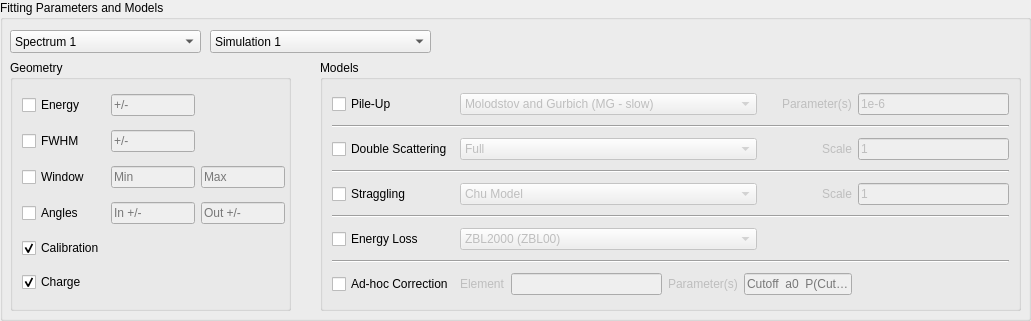
       <widget class="QGroupBox" name="groupBox_7">
        <property name="geometry">
         <rect>
          <x>10</x>
          <y>10</y>
          <width>1031</width>
          <height>321</height>
         </rect>
        </property>
        <property name="title">
         <string>Fitting Parameters and Models</string>
        </property>
        <widget class="QGroupBox" name="groupBox_9">
         <property name="geometry">
          <rect>
           <x>10</x>
           <y>60</y>
           <width>281</width>
           <height>251</height>
          </rect>
         </property>
         <property name="sizePolicy">
          <sizepolicy hsizetype="Preferred" vsizetype="Preferred">
           <horstretch>0</horstretch>
           <verstretch>0</verstretch>
          </sizepolicy>
         </property>
         <property name="toolTip">
          <string extracomment="Energy in keV"/>
         </property>
         <property name="title">
          <string>Geometry</string>
         </property>
         <widget class="QWidget" name="layoutWidget_3">
          <property name="geometry">
           <rect>
            <x>0</x>
            <y>20</y>
            <width>281</width>
            <height>231</height>
           </rect>
          </property>
          <layout class="QGridLayout" name="gridLayout_3">
           <property name="leftMargin">
            <number>12</number>
           </property>
           <property name="topMargin">
            <number>6</number>
           </property>
           <property name="rightMargin">
            <number>6</number>
           </property>
           <property name="bottomMargin">
            <number>6</number>
           </property>
           <item row="0" column="1">
            <widget class="QLineEdit" name="geo_energy_fit">
             <property name="enabled">
              <bool>false</bool>
             </property>
             <property name="sizePolicy">
              <sizepolicy hsizetype="Expanding" vsizetype="Fixed">
               <horstretch>0</horstretch>
               <verstretch>0</verstretch>
              </sizepolicy>
             </property>
             <property name="minimumSize">
              <size>
               <width>50</width>
               <height>0</height>
              </size>
             </property>
             <property name="placeholderText">
              <string>+/-</string>
             </property>
            </widget>
           </item>
           <item row="5" column="1">
            <widget class="QLineEdit" name="geo_angle_in_fit">
             <property name="enabled">
              <bool>false</bool>
             </property>
             <property name="sizePolicy">
              <sizepolicy hsizetype="Fixed" vsizetype="Fixed">
               <horstretch>50</horstretch>
               <verstretch>0</verstretch>
              </sizepolicy>
             </property>
             <property name="minimumSize">
              <size>
               <width>50</width>
               <height>0</height>
              </size>
             </property>
             <property name="placeholderText">
              <string>In +/-</string>
             </property>
            </widget>
           </item>
           <item row="5" column="0">
            <widget class="QCheckBox" name="checkAngles">
             <property name="text">
              <string>Angles</string>
             </property>
             <property name="checked">
              <bool>false</bool>
             </property>
            </widget>
           </item>
           <item row="1" column="1">
            <widget class="QLineEdit" name="geo_fwhm_fit">
             <property name="enabled">
              <bool>false</bool>
             </property>
             <property name="sizePolicy">
              <sizepolicy hsizetype="Fixed" vsizetype="Fixed">
               <horstretch>0</horstretch>
               <verstretch>0</verstretch>
              </sizepolicy>
             </property>
             <property name="minimumSize">
              <size>
               <width>50</width>
               <height>0</height>
              </size>
             </property>
             <property name="placeholderText">
              <string>+/-</string>
             </property>
            </widget>
           </item>
           <item row="2" column="2">
            <widget class="QLineEdit" name="geo_window_max">
             <property name="enabled">
              <bool>false</bool>
             </property>
             <property name="sizePolicy">
              <sizepolicy hsizetype="Fixed" vsizetype="Fixed">
               <horstretch>50</horstretch>
               <verstretch>0</verstretch>
              </sizepolicy>
             </property>
             <property name="minimumSize">
              <size>
               <width>50</width>
               <height>0</height>
              </size>
             </property>
             <property name="cursor">
              <cursorShape>IBeamCursor</cursorShape>
             </property>
             <property name="text">
              <string/>
             </property>
             <property name="placeholderText">
              <string>Max</string>
             </property>
            </widget>
           </item>
           <item row="7" column="0">
            <widget class="QCheckBox" name="checkCharge">
             <property name="text">
              <string>Charge</string>
             </property>
             <property name="checked">
              <bool>true</bool>
             </property>
            </widget>
           </item>
           <item row="1" column="0">
            <widget class="QCheckBox" name="checkFWHM">
             <property name="text">
              <string>FWHM</string>
             </property>
             <property name="checked">
              <bool>false</bool>
             </property>
            </widget>
           </item>
           <item row="2" column="1">
            <widget class="QLineEdit" name="geo_window_min">
             <property name="enabled">
              <bool>false</bool>
             </property>
             <property name="sizePolicy">
              <sizepolicy hsizetype="Fixed" vsizetype="Fixed">
               <horstretch>50</horstretch>
               <verstretch>0</verstretch>
              </sizepolicy>
             </property>
             <property name="minimumSize">
              <size>
               <width>50</width>
               <height>0</height>
              </size>
             </property>
             <property name="text">
              <string/>
             </property>
             <property name="placeholderText">
              <string>Min</string>
             </property>
            </widget>
           </item>
           <item row="5" column="2">
            <widget class="QLineEdit" name="geo_angle_out_fit">
             <property name="enabled">
              <bool>false</bool>
             </property>
             <property name="sizePolicy">
              <sizepolicy hsizetype="Fixed" vsizetype="Fixed">
               <horstretch>50</horstretch>
               <verstretch>0</verstretch>
              </sizepolicy>
             </property>
             <property name="minimumSize">
              <size>
               <width>50</width>
               <height>0</height>
              </size>
             </property>
             <property name="placeholderText">
              <string>Out +/-</string>
             </property>
            </widget>
           </item>
           <item row="2" column="0">
            <widget class="QCheckBox" name="checkWindow">
             <property name="text">
              <string>Window</string>
             </property>
             <property name="checked">
              <bool>false</bool>
             </property>
            </widget>
           </item>
           <item row="0" column="0">
            <widget class="QCheckBox" name="checkEnergy">
             <property name="text">
              <string>Energy</string>
             </property>
             <property name="checked">
              <bool>false</bool>
             </property>
            </widget>
           </item>
           <item row="6" column="0">
            <widget class="QCheckBox" name="checkCalibration">
             <property name="text">
              <string>Calibration</string>
             </property>
             <property name="checked">
              <bool>true</bool>
             </property>
            </widget>
           </item>
          </layout>
         </widget>
        </widget>
        <widget class="QComboBox" name="comboSpectrum_id_results">
         <property name="geometry">
          <rect>
           <x>10</x>
           <y>30</y>
           <width>191</width>
           <height>23</height>
          </rect>
         </property>
         <item>
          <property name="text">
           <string>Spectrum 1</string>
          </property>
         </item>
        </widget>
        <widget class="QGroupBox" name="groupBox_8">
         <property name="geometry">
          <rect>
           <x>320</x>
           <y>60</y>
           <width>701</width>
           <height>251</height>
          </rect>
         </property>
         <property name="title">
          <string>Models</string>
         </property>
         <layout class="QGridLayout" name="gridLayout_4">
          <item row="1" column="0" colspan="8">
           <widget class="Line" name="line">
            <property name="orientation">
             <enum>Qt::Horizontal</enum>
            </property>
           </widget>
          </item>
          <item row="4" column="6">
           <widget class="QLabel" name="label_16">
            <property name="enabled">
             <bool>false</bool>
            </property>
            <property name="text">
             <string>Scale</string>
            </property>
            <property name="alignment">
             <set>Qt::AlignRight|Qt::AlignTrailing|Qt::AlignVCenter</set>
            </property>
           </widget>
          </item>
          <item row="4" column="0">
           <widget class="QCheckBox" name="checkStraggling">
            <property name="text">
             <string>Straggling</string>
            </property>
           </widget>
          </item>
          <item row="6" column="1" colspan="4">
           <widget class="QComboBox" name="comboEnergyloss">
            <property name="enabled">
             <bool>false</bool>
            </property>
            <item>
             <property name="text">
              <string>ZBL2000 (ZBL00)</string>
             </property>
            </item>
            <item>
             <property name="text">
              <string>ZBL1990 (ZBL90)</string>
             </property>
            </item>
            <item>
             <property name="text">
              <string>MSTAR (MSTAR)</string>
             </property>
            </item>
            <item>
             <property name="text">
              <string>SRIM 2003 (SR03)</string>
             </property>
            </item>
           </widget>
          </item>
          <item row="4" column="7">
           <widget class="QLineEdit" name="straggling_scaleparam">
            <property name="enabled">
             <bool>false</bool>
            </property>
            <property name="text">
             <string>1</string>
            </property>
           </widget>
          </item>
          <item row="8" column="2">
           <widget class="QLineEdit" name="adhoc_element">
            <property name="enabled">
             <bool>false</bool>
            </property>
            <property name="text">
             <string/>
            </property>
           </widget>
          </item>
          <item row="8" column="4" colspan="3">
           <widget class="QLineEdit" name="adhoc_parameters">
            <property name="enabled">
             <bool>false</bool>
            </property>
            <property name="text">
             <string/>
            </property>
            <property name="placeholderText">
             <string>Cutoff  a0  P(Cutoff)</string>
            </property>
           </widget>
          </item>
          <item row="0" column="1" colspan="4">
           <widget class="QComboBox" name="comboPileup">
            <property name="enabled">
             <bool>false</bool>
            </property>
            <item>
             <property name="text">
              <string>Molodstov and Gurbich (MG - slow)</string>
             </property>
            </item>
            <item>
             <property name="text">
              <string>Wielopolski and Gardner (WG - slow)</string>
             </property>
            </item>
            <item>
             <property name="text">
              <string>Pure Autocorrelation Algorithm (CJ - fast)</string>
             </property>
            </item>
            <item>
             <property name="text">
              <string>Amsel (GA - fast)</string>
             </property>
            </item>
           </widget>
          </item>
          <item row="0" column="0">
           <widget class="QCheckBox" name="checkPileup">
            <property name="text">
             <string>Pile-Up</string>
            </property>
           </widget>
          </item>
          <item row="2" column="0">
           <widget class="QCheckBox" name="checkDoublescatter">
            <property name="text">
             <string>Double Scattering</string>
            </property>
           </widget>
          </item>
          <item row="0" column="6">
           <widget class="QLabel" name="label_4">
            <property name="enabled">
             <bool>false</bool>
            </property>
            <property name="text">
             <string>Parameter(s)</string>
            </property>
           </widget>
          </item>
          <item row="7" column="0" colspan="8">
           <widget class="Line" name="line_5">
            <property name="orientation">
             <enum>Qt::Horizontal</enum>
            </property>
           </widget>
          </item>
          <item row="0" column="7">
           <widget class="QLineEdit" name="pileup_param">
            <property name="enabled">
             <bool>false</bool>
            </property>
            <property name="text">
             <string>1e-6</string>
            </property>
           </widget>
          </item>
          <item row="8" column="1">
           <widget class="QLabel" name="label_13">
            <property name="enabled">
             <bool>false</bool>
            </property>
            <property name="text">
             <string>Element</string>
            </property>
           </widget>
          </item>
          <item row="6" column="0">
           <widget class="QCheckBox" name="checkEnergyloss">
            <property name="text">
             <string>Energy Loss</string>
            </property>
           </widget>
          </item>
          <item row="2" column="7">
           <widget class="QLineEdit" name="doublescatter_scaleparam">
            <property name="enabled">
             <bool>false</bool>
            </property>
            <property name="text">
             <string>1</string>
            </property>
           </widget>
          </item>
          <item row="2" column="6">
           <widget class="QLabel" name="label_11">
            <property name="enabled">
             <bool>false</bool>
            </property>
            <property name="text">
             <string>Scale</string>
            </property>
            <property name="alignment">
             <set>Qt::AlignRight|Qt::AlignTrailing|Qt::AlignVCenter</set>
            </property>
           </widget>
          </item>
          <item row="5" column="0" colspan="8">
           <widget class="Line" name="line_4">
            <property name="orientation">
             <enum>Qt::Horizontal</enum>
            </property>
           </widget>
          </item>
          <item row="3" column="0" colspan="8">
           <widget class="Line" name="line_2">
            <property name="orientation">
             <enum>Qt::Horizontal</enum>
            </property>
           </widget>
          </item>
          <item row="8" column="3">
           <widget class="QLabel" name="label_15">
            <property name="enabled">
             <bool>false</bool>
            </property>
            <property name="text">
             <string>Parameter(s)</string>
            </property>
           </widget>
          </item>
          <item row="2" column="1" colspan="4">
           <widget class="QComboBox" name="comboDoublescatter">
            <property name="enabled">
             <bool>false</bool>
            </property>
            <item>
             <property name="text">
              <string>Full</string>
             </property>
            </item>
            <item>
             <property name="text">
              <string>Precise</string>
             </property>
            </item>
            <item>
             <property name="text">
              <string>Normal</string>
             </property>
            </item>
            <item>
             <property name="text">
              <string>Fast</string>
             </property>
            </item>
           </widget>
          </item>
          <item row="4" column="1" colspan="4">
           <widget class="QComboBox" name="comboStraggling">
            <property name="enabled">
             <bool>false</bool>
            </property>
            <item>
             <property name="text">
              <string>Chu Model</string>
             </property>
            </item>
            <item>
             <property name="text">
              <string>Bohr Model</string>
             </property>
            </item>
           </widget>
          </item>
          <item row="8" column="0">
           <widget class="QCheckBox" name="checkAdhoc_correction">
            <property name="text">
             <string>Ad-hoc Correction</string>
            </property>
           </widget>
          </item>
         </layout>
        </widget>
        <widget class="QComboBox" name="comboSimulation">
         <property name="geometry">
          <rect>
           <x>210</x>
           <y>30</y>
           <width>221</width>
           <height>23</height>
          </rect>
         </property>
         <item>
          <property name="text">
           <string>Simulation 1</string>
          </property>
         </item>
        </widget>
       </widget>
